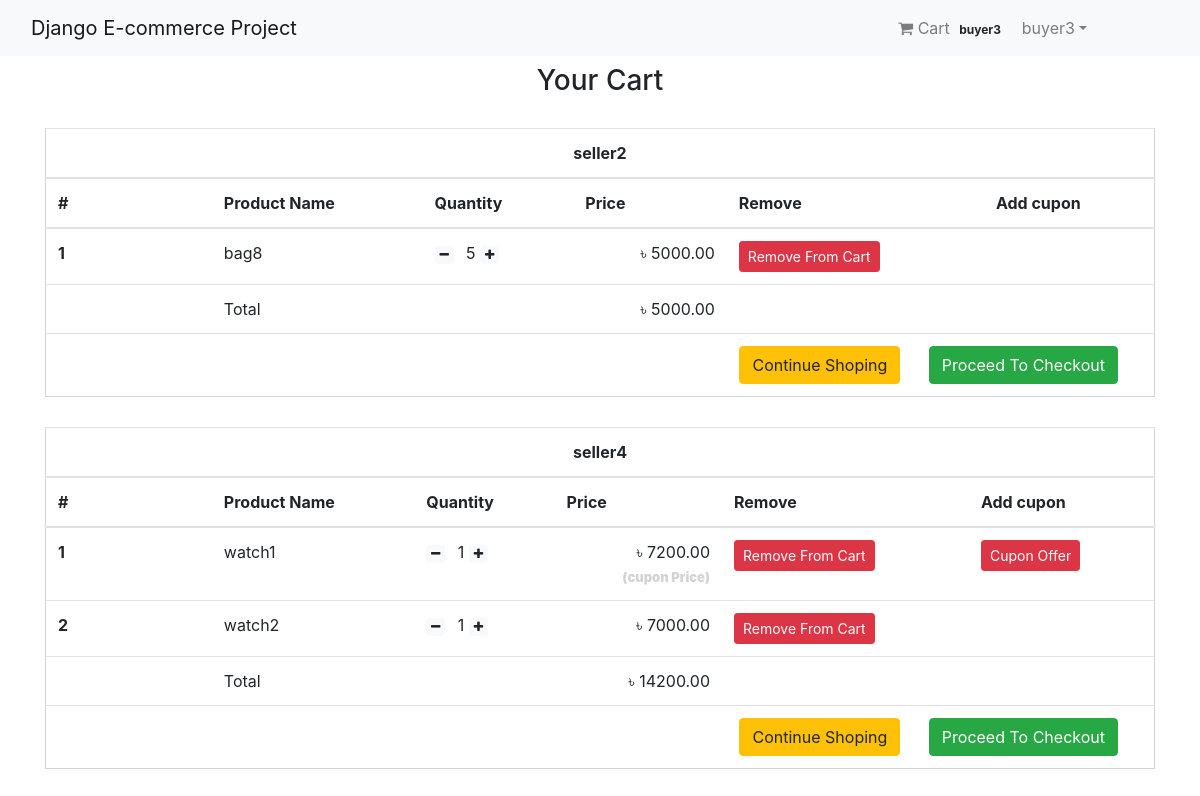
Page /order/cart/ (signed in) on the committed database.
### App_Login/models.py (models this page shows)
class User(AbstractUser):
    is_seller = models.BooleanField(default=False)
    is_buyer = models.BooleanField(default=False)

### App_Order/models.py (models this page shows, shortened)
class Order(models.Model):
    orderitems = models.ManyToManyField(Cart)
    user = models.ForeignKey(settings.AUTH_USER_MODEL, on_delete=models.CASCADE)
    seller = models.ForeignKey(settings.AUTH_USER_MODEL, on_delete=models.CASCADE, related_name="order_seller_name",null=True)
    ordered = models.BooleanField(default=False)
    created = models.DateTimeField(auto_now_add=True)
    paymentId = models.CharField(max_length=264, blank=True, null=True)
    orderId = models.CharField(max_length=200, blank=True, null=True)
    def get_totals(self):
        total = 0
        for order_item in self.orderitems.all():
            total += float(order_item.get_total())
        return total

class Cart(models.Model):
    user = models.ForeignKey(settings.AUTH_USER_MODEL, on_delete=models.CASCADE, related_name="cart")
    item = models.ForeignKey(Product, on_delete=models.CASCADE,related_name='cart_product')
    quantity = models.IntegerField(default=1)
    purchased = models.BooleanField(default=False)
    created = models.DateTimeField(auto_now_add=True)
    updated = models.DateTimeField(auto_now=True)
    cupon=models.BooleanField(default=False)
    seller = models.ForeignKey(settings.AUTH_USER_MODEL, on_delete=models.CASCADE, related_name="cart_seller_name",null=True)
    def get_total(self):
        if self.cupon:
            total = (self.item.price - (self.item.price * (self.item.cupon_offer/100))) * self.quantity
            float_total = format(total, '0.2f')
            return float_total
        else:
            total = self.item.price * self.quantity
            float_total = format(total, '0.2f')
            return float_total

### App_Shop/models.py (models this page shows, shortened)
class Product(models.Model):
    seller=models.ForeignKey(User,on_delete=models.CASCADE,related_name='seller_name')
    category = models.ForeignKey(Category, on_delete=models.CASCADE, related_name='category')
    mainimage = models.ImageField(upload_to='Products')
    name = models.CharField(max_length=264)
    preview_text = models.TextField(max_length=200, verbose_name='Preview Text')
    detail_text = models.TextField(max_length=1000, verbose_name='Description')
    price = models.FloatField()
    old_price = models.FloatField(default=0.00)
    cupon_number=models.CharField(max_length=100,blank=True,null=True)
    cupon_offer=models.PositiveIntegerField(default=0,blank=True)
    created = models.DateTimeField(auto_now_add=True)
    class Meta:
        ordering = ['-created',]

### App_Order/views.py (the view)
# urls.py: path('cart/', views.cart_view, name="cart"),
@login_required
def cart_view(request):
    users=User.objects.all()
    carts = Cart.objects.filter(user=request.user, purchased=False)
    orders = Order.objects.filter(user=request.user, ordered=False)
    print('order')
    print(orders)
    if carts.exists() and orders.exists():
        order = orders
        return render(request, 'App_Order/cart1.html', context={'carts':carts, 'orders':order})
    else:
        messages.warning(request, "You don't have any item in your cart!")
        return redirect("App_Shop:home_product")

### templates/App_Order/cart1.html
{% extends 'base.html' %}
{% block body_block %}
<h3 style="text-align: center;">Your Cart</h3>
{% for order in orders %}
    {% if order.orderitems.all %}
    <table class="table table-hover" style="margin-top: 30px;border: 1px solid lightgray;">
        <thead>
            <tr>
              <th colspan="6" style="text-align: center;">{{order.seller}} </th>
            </tr>
            <tr>
              <th scope="col" width="15%">#</th>
              <th scope="col">Product Name</th>
              <th scope="col">Quantity</th>
              <th scope="col" align="right">Price</th>
              <th scope="col">Remove</th>
              <th scope="col">Add cupon</th>
            </tr>
        </thead>
        <tbody>
    {% for cart in order.orderitems.all %}
    <tr>
        <th scope="row">{{ forloop.counter }}</th>
        <td>{{cart.item.name}}</td>
        <td>
          <a class="mr-2" href="{% url 'App_Order:decrease' pk=cart.item.pk %}"><span class="badge badge-light"><i class="fa fa-minus" aria-hidden="true"></i></span></a>
          {{ cart.quantity }}
          <a class="mr-2" href="{% url 'App_Order:increase' pk=cart.item.pk %}"> <span class="badge badge-light"> <i class="fa fa-plus" aria-hidden="true"></i></span></a>
        </td>
        <td align="right">&#2547; {{cart.get_total}} <br>
        {% if cart.cupon %} <span style="color: lightgray;font-size: 13px;font-weight: 900;">(cupon Price) </span> {% endif %}
        </td>
        <td><a href="{% url 'App_Order:remove' pk=cart.item.pk %}" class="btn btn-danger btn-sm">Remove From Cart</a></td>
        {% if cart.item.cupon_number %}
        <td><a href="{% url 'App_Order:cupon' pk=cart.item.pk  %}" class="btn btn-danger btn-sm">Cupon Offer</a></td>
        {% else %}
        <td> </td>
        {% endif %}
      </tr>
    {% endfor %}
    <tr>
        <th scope="row"></th>
        <td colspan="2">Total</td>
        <td style="text-align: right;" >&#2547; {{order.get_totals | floatformat:2 }}</td>
        <td></td>
        <td></td>
      </tr>
      <tr>
        <th scope="row"></th>
        <td colspan="5" class="text-right">
          <a href="{% url 'App_Shop:home_product' %}" class="btn btn-warning mr-4">Continue Shoping</a>
          <a href="{% url 'App_Payment:checkout' pk=order.pk %}" class="btn btn-success mr-4">Proceed To Checkout</a>
        </td>
      </tr>
    </tbody>
    </table>
    {% endif %}
{% endfor %}
{% endblock %}

### templates/navbar.html (shortened to what this page needs)
<nav class="navbar navbar-expand-lg navbar-light bg-light" style="padding-right: 90px;">
  <div class="container">
    <a class="navbar-brand" href="{% url 'App_Login:home' %}">Django E-commerce Project</a>
    <div class="collapse navbar-collapse" id="navbarNav">
      <ul class="navbar-nav ml-auto">
        {% if request.user.is_authenticated %}
        {% if user.is_buyer %}
        <li class="nav-item">
          <a href="{% url 'App_Order:cart' %}" class="nav-link">
              <i class="fa fa-shopping-cart"></i> Cart
              <span class="badge badge-light">{{ request.user  }}</span>
          </a>
        </li>
        {% else %}
        <li class="nav-item">
          <a href="#" class="nav-link">
              <span class="badge badge-light">{{ request.user  }}</span>
          </a>
        </li>
        {% endif %}
        <li class="nav-item dropdown">
          <a class="nav-link dropdown-toggle" href="#" id="navbarDropdown" role="button" data-toggle="dropdown" aria-haspopup="true" aria-expanded="false"> {{request.user.username}}</a>
        </li>
        {% endif %}
      </ul>
    </div>
  </div>
</nav>

### rows in the picture
User: user "buyer3", user.username "buyer3"
Order: seller "seller2", get_totals "5000.00"
Cart: item.name "bag8", quantity "5", get_total "5000.00"
Order: seller "seller4", get_totals "14200.00"
Cart: item.name "watch1", quantity "1", get_total "7200.00", shows "(cupon Price)", shows "Cupon Offer"
Cart: item.name "watch2", quantity "1", get_total "7000.00"
